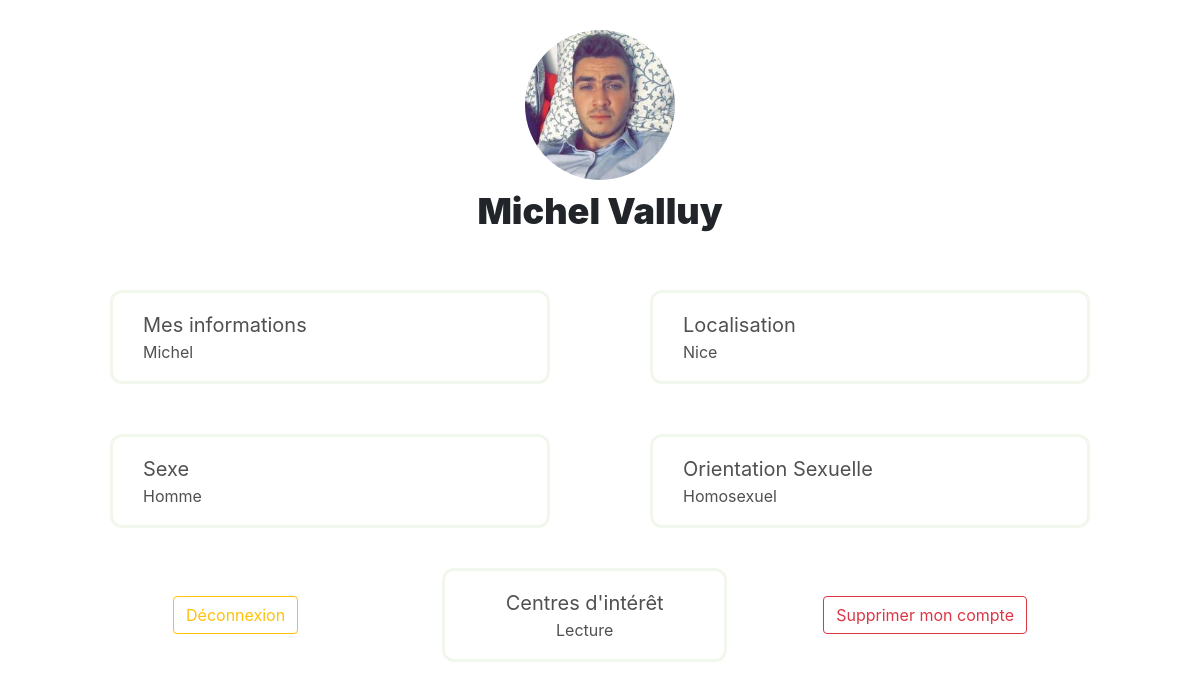
Screenshot of /settings (signed in) with the database file from the repository.
### project/models.py (models this page shows)
class User(UserMixin, db.Model):
    id = db.Column(db.Integer, primary_key=True) # Clé primaire
    profile_pic = db.Column(db.String(100))
    fname = db.Column(db.String(30))
    lname = db.Column(db.String(30))
    email = db.Column(db.String(50), unique=True)
    password = db.Column(db.String(20))
    age = db.Column(db.Integer)
    sexe = db.Column(db.String(10))
    localisation = db.Column(db.String(20))
    orientation = db.Column(db.String(10))
    hobbies = db.Column(db.String(100))

### project/main.py (the view)
@main.route('/settings')
@login_required
def settings():
    return render_template('settings.html', user=current_user)

### project/templates/settings.html (shortened to what this page needs)
<!DOCTYPE html>
<html lang="en">
<head>
    <link rel="stylesheet" href="../static/css/styles.css">
    <link rel="stylesheet" href="../static/css/settings.css">
    <link rel="stylesheet" href="https://cdn.jsdelivr.net/npm/bootstrap@4.0.0/dist/css/bootstrap.min.css">
    <link rel="stylesheet" href="https://cdnjs.cloudflare.com/ajax/libs/font-awesome/6.2.1/css/all.min.css" />
</head>
<body>
    <div class="profile-content d-flex flex-column align-items-center" style="max-width: 980px;margin: 30px auto 0 auto;">
        <div class="text-center avatar mb-2">
            <img class="rounded-circle" src="{{ user.profile_pic }}" width="150" height="150">
            <div class="name Fs(36) p-1" style="font-weight: 900;">{{ user.fname }} {{ user.lname }}</div>
        </div>
        <div class="profile-container">
            <div class="profile-card position-relative C(p)" data-toggle="modal" data-target="#Modal">
                <div class="content">
                    <div class="title">Mes informations</div>
                    <div class="subtitle Fs(16)">{{ user.fname }}</div>
                </div>
            </div>
            <div class="profile-card position-relative">
                <div class="content">
                    <div class="title">Localisation</div>
                    <div class="subtitle Fs(16)">{{ user.localisation }}</div>
                </div>
            </div>
            <div class="profile-card position-relative">
                <div class="content">
                    <div class="title">Sexe</div>
                    <div class="subtitle Fs(16)">{{ user.sexe }}</div>
                </div>
            </div>
            <div class="profile-card position-relative">
                <div class="content">
                    <div class="title">Orientation Sexuelle</div>
                    <div class="subtitle Fs(16)">{{ user.orientation }}</div>
                </div>
            </div>
        </div>
        <div class="container-fluid d-flex align-items-center justify-content-around">
            <form action="/deconnexion">
                <button class="btn btn-outline-warning">Déconnexion</button>
            </form>
            <div class="profile-card text-center ml-5" style="width: 30%;">
                <div class="content">
                    <div class="title">Centres d'intérêt</div>
                    <div class="subtitle Fs(16)">{{ user.hobbies }}</div>
                </div>
            </div>
            <form action="/delete">
                <button class="btn btn-outline-danger">Supprimer mon compte</button>
            </form>
        </div>
    </div>
</body>
</html>

### project/static/css/styles.css (style rules this page uses)
.C\(p\) { cursor: pointer; }
.Fs\(16\) { font-size: 16px; }
.Fs\(36\) { font-size: 36px; }

### project/static/css/settings.css (style rules this page uses)
.profile-container { display: grid; grid-template-columns: 1fr 1fr; grid-column-gap: 100px; grid-row-gap: 50px; width: 100%; margin: 40px 0; }
.content { position: relative; padding: 17px 30px; background: white; border-radius: 12px; border: solid 3px #f1f7ed; color: #505050; font-weight: 400; font-size: 20px; }

### rows the page displays
User: profile_pic (picture), fname "Michel", lname "Valluy", localisation "Nice", sexe "Homme", orientation "Homosexuel", hobbies "Lecture"
